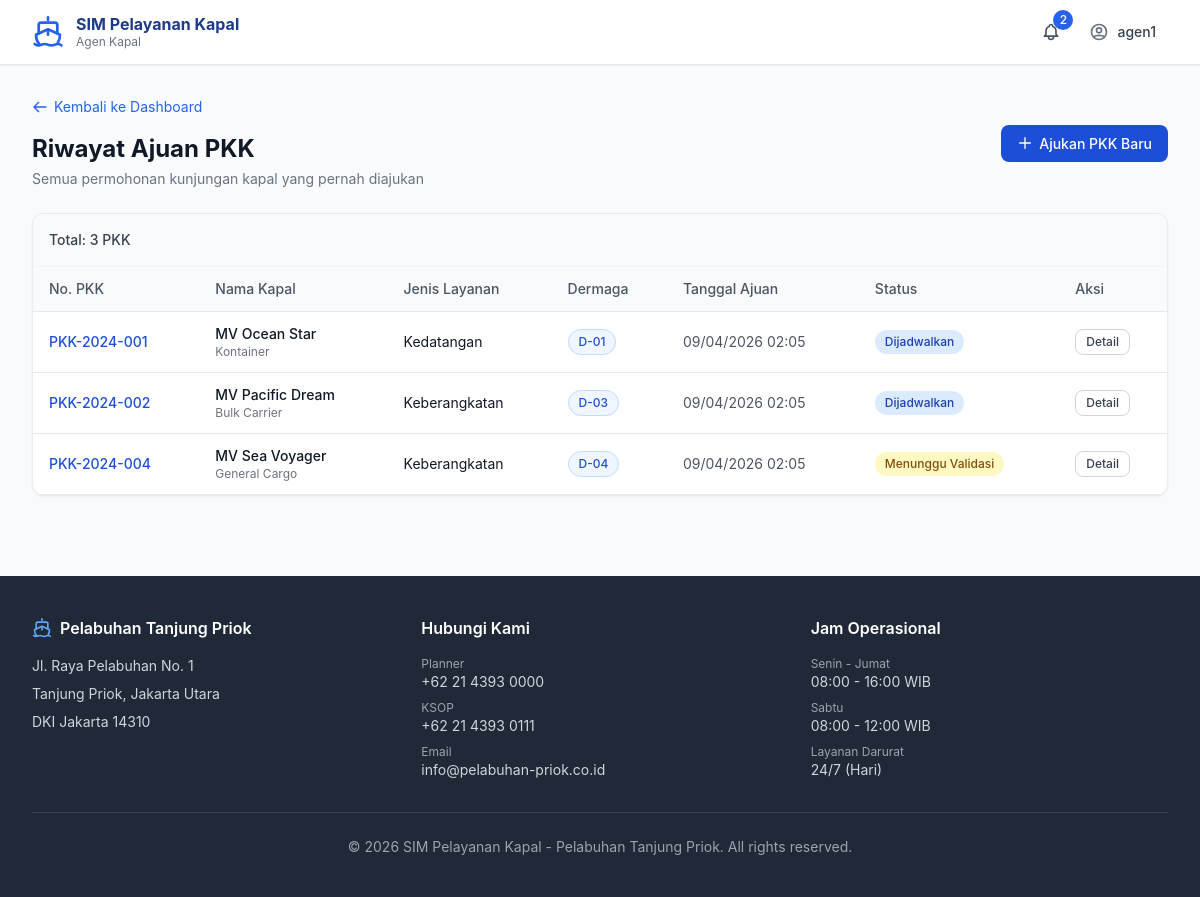
/agen-kapal/riwayat-pkk.php (signed in), run on the app's committed database.
### tables this page shows
CREATE TABLE pkk (
    id INT AUTO_INCREMENT PRIMARY KEY,
    nomor_pkk VARCHAR(50) NOT NULL UNIQUE,
    agen_id INT NOT NULL,
    kapal_id INT NOT NULL,
    jenis_layanan ENUM('Kedatangan','Keberangkatan','Pindah Tambat') NOT NULL,
    tanggal_kedatangan DATE,
    jam_kedatangan TIME,
    tanggal_keberangkatan DATE,
    jam_keberangkatan TIME,
    dermaga_diminta VARCHAR(20),
    keterangan TEXT,
    status ENUM('Menunggu Validasi','Divalidasi','Ditolak','Dijadwalkan','Selesai') DEFAULT 'Menunggu Validasi',
    catatan_ksop TEXT,
    tanggal_ajuan TIMESTAMP DEFAULT CURRENT_TIMESTAMP,
    updated_at TIMESTAMP DEFAULT CURRENT_TIMESTAMP ON UPDATE CURRENT_TIMESTAMP,
    FOREIGN KEY (agen_id) REFERENCES users(id),
    FOREIGN KEY (kapal_id) REFERENCES kapal(id)
);

CREATE TABLE kapal (
    id INT AUTO_INCREMENT PRIMARY KEY,
    nama_kapal VARCHAR(200) NOT NULL,
    jenis_kapal ENUM('Kontainer','Tanker','Bulk Carrier','General Cargo','RoRo','Penumpang','Lainnya') NOT NULL,
    bendera VARCHAR(100),
    gt DECIMAL(10,2),
    imo_number VARCHAR(50),
    created_at TIMESTAMP DEFAULT CURRENT_TIMESTAMP
);

### config/auth.php (called while the page is built, shortened)
<?php
function isLoggedIn() {
    return isset($_SESSION['user_id']) && !empty($_SESSION['user_id']);
}
function getUser() {
    return [
        'id'      => $_SESSION['user_id'],
        'username'=> $_SESSION['username'],
        'nama'    => $_SESSION['nama'],
        'role'    => $_SESSION['role'],
        'role_id' => $_SESSION['role_id'],
    ];
}

### config/db.php (called while the page is built, shortened)
<?php
function getDB() {
    static $pdo = null;
    if ($pdo === null) {
        try {
            $dsn = "mysql:host=".DB_HOST.";dbname=".DB_NAME.";charset=".DB_CHARSET;
            $pdo = new PDO($dsn, DB_USER, DB_PASS, [
                PDO::ATTR_ERRMODE            => PDO::ERRMODE_EXCEPTION,
                PDO::ATTR_DEFAULT_FETCH_MODE => PDO::FETCH_ASSOC,
                PDO::ATTR_EMULATE_PREPARES   => false,
            ]);
        } catch (PDOException $e) {
            die('<div style="font-family:sans-serif;padding:20px;background:#fee2e2;border:1px solid #f87171;margin:20px;border-radius:8px">
                <h3>Koneksi Database Gagal</h3><p>'.$e->getMessage().'</p>
                <p>Pastikan MySQL berjalan dan database <b>kapal1</b> sudah diimport.</p>
            </div>');
        }
    }
    return $pdo;
}
function query($sql, $params = []) {
    $stmt = getDB()->prepare($sql);
    $stmt->execute($params);
    return $stmt;
}
function fetchAll($sql, $params = []) { return query($sql, $params)->fetchAll(); }

### agen-kapal/riwayat-pkk.php (the view, shortened to what this page needs)
<?php
require_once __DIR__ . '/../config/auth.php';
require_once __DIR__ . '/../config/db.php';
require_once __DIR__ . '/../includes/helpers.php';
$user = getUser();
try {
    $pkks = fetchAll("SELECT p.*, k.nama_kapal, k.jenis_kapal FROM pkk p JOIN kapal k ON p.kapal_id=k.id WHERE p.agen_id=? ORDER BY p.tanggal_ajuan DESC", [$user['id']]);
} catch(Exception $e) { $pkks = []; }
include __DIR__ . '/../includes/head.php';
include __DIR__ . '/../includes/navbar.php';
?>
<div class="max-w-7xl mx-auto px-4 sm:px-6 lg:px-8 py-8">
  <div class="mb-6 flex items-center justify-between">
    <div>
      <h1 class="text-2xl font-bold text-gray-900 mb-1">Riwayat Ajuan PKK</h1>
      <p class="text-gray-500 text-sm">Semua permohonan kunjungan kapal yang pernah diajukan</p>
    </div>
    <a href="ajukan-pkk.php" class="btn-primary">
      <svg class="w-4 h-4" fill="none" stroke="currentColor" viewBox="0 0 24 24"><path stroke-linecap="round" stroke-linejoin="round" stroke-width="2" d="M12 4v16m8-8H4"/></svg>
      Ajukan PKK Baru
    </a>
  </div>
  <div class="card overflow-hidden">
    <div class="p-4 border-b border-gray-100 bg-gray-50 flex items-center justify-between">
      <span class="text-sm font-medium text-gray-700">Total: <?=count($pkks)?> PKK</span>
    </div>
    <div class="overflow-x-auto">
      <table class="w-full text-sm">
        <thead><tr class="border-b bg-gray-50">
          <th class="text-left py-3 px-4 font-medium text-gray-600">No. PKK</th>
          <th class="text-left py-3 px-4 font-medium text-gray-600">Nama Kapal</th>
          <th class="text-left py-3 px-4 font-medium text-gray-600">Jenis Layanan</th>
          <th class="text-left py-3 px-4 font-medium text-gray-600">Dermaga</th>
          <th class="text-left py-3 px-4 font-medium text-gray-600">Tanggal Ajuan</th>
          <th class="text-left py-3 px-4 font-medium text-gray-600">Status</th>
          <th class="text-left py-3 px-4 font-medium text-gray-600">Aksi</th>
        </tr></thead>
        <tbody>
          <?php foreach($pkks as $p): ?>
          <tr class="border-b hover:bg-gray-50 transition-colors">
            <td class="py-3 px-4 font-medium text-blue-700"><?=htmlspecialchars($p['nomor_pkk'])?></td>
            <td class="py-3 px-4">
              <div class="font-medium"><?=htmlspecialchars($p['nama_kapal'])?></div>
              <div class="text-xs text-gray-500"><?=htmlspecialchars($p['jenis_kapal'])?></div>
            </td>
            <td class="py-3 px-4"><?=htmlspecialchars($p['jenis_layanan'])?></td>
            <td class="py-3 px-4"><span class="badge bg-blue-50 text-blue-700 border border-blue-200"><?=htmlspecialchars($p['dermaga_diminta']??'-')?></span></td>
            <td class="py-3 px-4 text-gray-600"><?=date('d/m/Y H:i',strtotime($p['tanggal_ajuan']))?></td>
            <td class="py-3 px-4"><span class="badge <?=statusBadgePKK($p['status'])?>"><?=htmlspecialchars($p['status'])?></span></td>
            <td class="py-3 px-4"><a href="status-pkk.php?id=<?=$p['id']??0?>" class="btn-outline text-xs py-1 px-2.5">Detail</a></td>
          </tr>
          <?php endforeach; ?>
        </tbody>
      </table>
    </div>
  </div>
</div>
<?php include __DIR__ . '/../includes/footer.php'; ?>
</body></html>

### includes/head.php (style rules this page uses)
body { font-family: -apple-system, BlinkMacSystemFont, 'Segoe UI', Roboto, sans-serif; }
.card { background: white; border-radius: 0.75rem; border: 1px solid rgba(0,0,0,0.08); box-shadow: 0 1px 3px rgba(0,0,0,0.06); }
.btn-primary { background: #1d4ed8; color: white; padding: 0.5rem 1rem; border-radius: 0.5rem; font-weight: 500; font-size: 0.875rem; border: none; cursor: pointer; transition: background 0.15s; display: inline-flex; align-items: center; gap: 0.375rem; }
.btn-outline { background: white; color: #374151; padding: 0.5rem 1rem; border-radius: 0.5rem; font-weight: 500; font-size: 0.875rem; border: 1px solid #d1d5db; cursor: pointer; transition: all 0.15s; display: inline-flex; align-items: center; gap: 0.375rem; }
.badge { display: inline-flex; align-items: center; padding: 0.125rem 0.625rem; border-radius: 9999px; font-size: 0.75rem; font-weight: 500; }

### data on the page
pkk: nomor_pkk "PKK-2024-001", kapal.nama_kapal "MV Ocean Star", kapal.jenis_kapal "Kontainer", jenis_layanan "Kedatangan", dermaga_diminta "D-01", tanggal_ajuan "09/04/2026 02:05", status "Dijadwalkan"
pkk: nomor_pkk "PKK-2024-002", kapal.nama_kapal "MV Pacific Dream", kapal.jenis_kapal "Bulk Carrier", jenis_layanan "Keberangkatan", dermaga_diminta "D-03", tanggal_ajuan "09/04/2026 02:05", status "Dijadwalkan"
pkk: nomor_pkk "PKK-2024-004", kapal.nama_kapal "MV Sea Voyager", kapal.jenis_kapal "General Cargo", jenis_layanan "Keberangkatan", dermaga_diminta "D-04", tanggal_ajuan "09/04/2026 02:05", status "Menunggu Validasi"

### other printed values
$user['role'] "Agen Kapal"
$notifCount "2"
$user['username'] "agen1"
$text "Kembali ke Dashboard"
count($pkks) "3"
